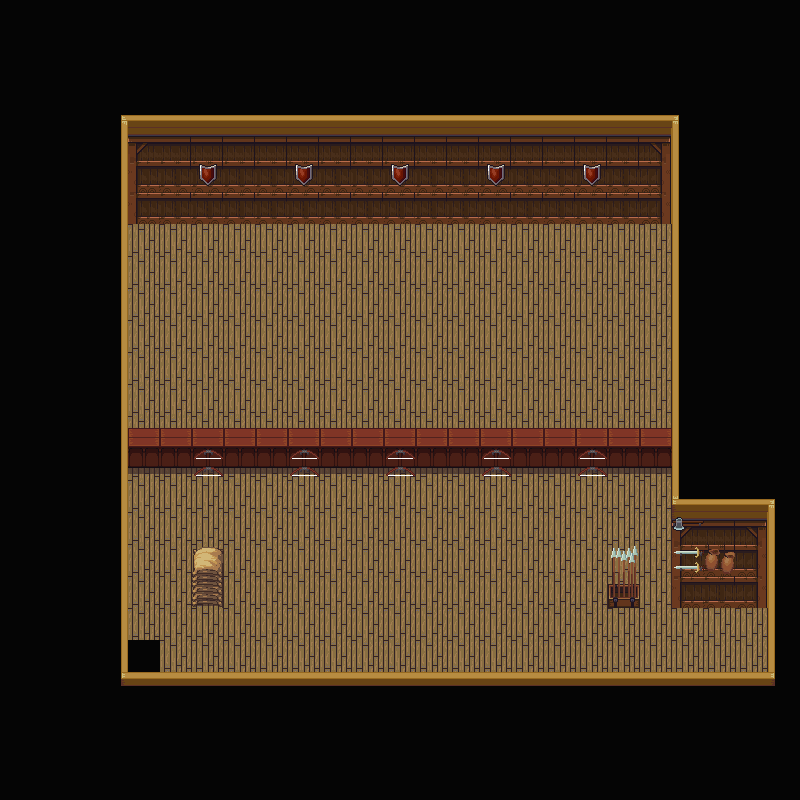

A level layout from a 2D game, rendered from its tile map. Below: a short description, then the map file with tile-grid data replaced by summaries:
An orthogonal 25x25 tile map with 32x32 px tiles, 4 tile layers (black tiles, map, furniture, items), 2 tilesets and 29 objects (exit, arrow1, arrow2, arrow3, arrow4, ...).

<map version="1.0" orientation="orthogonal" renderorder="right-down" width="25" height="25" tilewidth="32" tileheight="32" nextobjectid="9">
 <tileset firstgid="1" name="interior" tilewidth="32" tileheight="32" tilecount="256" columns="16">
  <image source="../../Downloads/interior.png" width="512" height="512" />
  <tile id="3">
   <objectgroup draworder="index">
    <object id="1" x="32" y="0" width="1" height="32" rotation="90" />
   </objectgroup>
  </tile>
  <tile id="12">
   <objectgroup draworder="index">
    <object id="1" x="0.968253" y="31.8954">
     <polyline points="0,0 -0.911297,0 -0.854341,-3.98692 0.056956,-3.92997 0.113912,-20.9598 0.968253,-20.9029 0.911297,-21.9281 0.113912,-21.9281 0.056956,-26.9402 2.96171,-26.8263 3.01867,-26.0289 5.01213,-25.858 5.06909,-26.8833 6.94864,-26.7693 6.94864,-27.9085 8.99905,-27.9085 9.11297,-28.8198 21.8142,-28.9337 21.8711,-27.9654 25.0607,-27.9085 25.0607,-26.7693 30.8702,-26.7124 30.9841,0 29.1615,-0.056956" />
    </object>
   </objectgroup>
  </tile>
  <tile id="18">
   <objectgroup draworder="index">
    <object id="1" x="0" y="0" width="1" height="32" />
   </objectgroup>
  </tile>
  <tile id="20">
   <objectgroup draworder="index">
    <object id="1" x="30.9967" y="0" width="1" height="32" />
   </objectgroup>
  </tile>
  <tile id="28">
   <objectgroup draworder="index">
    <object id="1" x="0" y="0" width="32" height="32" />
   </objectgroup>
  </tile>
  <tile id="34">
   <objectgroup draworder="index">
    <object id="1" x="0" y="0" width="7" height="32" />
    <object id="2" x="0" y="19" width="32" height="13" />
   </objectgroup>
  </tile>
  <tile id="67">
   <objectgroup draworder="index">
    <object id="1" x="0" y="0" width="32" height="20" />
   </objectgroup>
  </tile>
  <tile id="70">
   <objectgroup draworder="index">
    <object id="1" x="0" y="0" width="32" height="26" />
   </objectgroup>
  </tile>
  <tile id="134">
   <objectgroup draworder="index">
    <object id="2" x="3" y="2" width="27" height="30" />
    <object id="3" x="14.6377" y="13.4416" width="0.113912" />
   </objectgroup>
  </tile>
  <tile id="150">
   <objectgroup draworder="index">
    <object id="1" x="0" y="8" width="32" height="24" />
   </objectgroup>
  </tile>
 </tileset>
 <tileset firstgid="257" name="preview" tilewidth="32" tileheight="32" margin="5" tilecount="672" columns="32">
  <image source="../../Downloads/preview.png" width="1040" height="704" />
  <tile id="441">
   <objectgroup draworder="index">
    <object id="1" x="0" y="0" width="32" height="32" />
   </objectgroup>
  </tile>
  <tile id="443">
   <objectgroup draworder="index">
    <object id="1" x="0" y="0" width="32" height="32" />
   </objectgroup>
  </tile>
  <tile id="444">
   <objectgroup draworder="index">
    <object id="1" x="0" y="0" width="32" height="32" />
   </objectgroup>
  </tile>
  <tile id="445">
   <objectgroup draworder="index">
    <object id="1" x="0" y="0" width="32" height="32" />
   </objectgroup>
  </tile>
  <tile id="446">
   <objectgroup draworder="index">
    <object id="1" x="0" y="0" width="32" height="32" />
   </objectgroup>
  </tile>
  <tile id="473">
   <objectgroup draworder="index">
    <object id="1" x="0" y="0" width="32" height="31.8954" />
   </objectgroup>
  </tile>
  <tile id="475">
   <objectgroup draworder="index">
    <object id="1" x="0" y="0" width="32" height="32" />
   </objectgroup>
  </tile>
  <tile id="476">
   <objectgroup draworder="index">
    <object id="1" x="0" y="0" width="32" height="32" />
   </objectgroup>
  </tile>
  <tile id="477">
   <objectgroup draworder="index">
    <object id="1" x="0" y="0" width="32" height="32" />
   </objectgroup>
  </tile>
  <tile id="478">
   <objectgroup draworder="index">
    <object id="1" x="0.0616037" y="0.0616037" width="32" height="32" />
   </objectgroup>
  </tile>
 </tileset>
 <layer name="black tiles" width="25" height="25">
  <data>[625 cells, 625 non-empty, 1 distinct tile ids]</data>
 </layer>
 <layer name="map" width="25" height="25">
  <data>[625 cells, 382 non-empty, 23 distinct tile ids]</data>
 </layer>
 <layer name="furniture" width="25" height="25">
  <data>[625 cells, 41 non-empty, 5 distinct tile ids]</data>
 </layer>
 <layer name="items" width="25" height="25">
  <data>[625 cells, 10 non-empty, 6 distinct tile ids]</data>
 </layer>
 <objectgroup name="Object Layer 1">
  <object id="1" name="exit" x="127.389" y="641.008" width="31.1695" height="28.4591" />
  <object id="2" name="arrow1" x="193.793" y="477.029" width="27.1039" height="21.6832" />
  <object id="3" name="arrow2" x="292.723" y="475.674" width="27.1039" height="23.0384" />
  <object id="4" name="arrow3" x="386.231" y="474.319" width="25.7487" height="23.0384" />
  <object id="5" name="arrow4" x="483.805" y="475.674" width="25.7487" height="23.0384" />
  <object id="6" name="spear" x="580.024" y="474.319" width="27.1039" height="21.6832" />
  <object id="7" name="melle" x="707.413" y="607.128" width="25.7487" height="17.6176" />
 </objectgroup>
</map>
